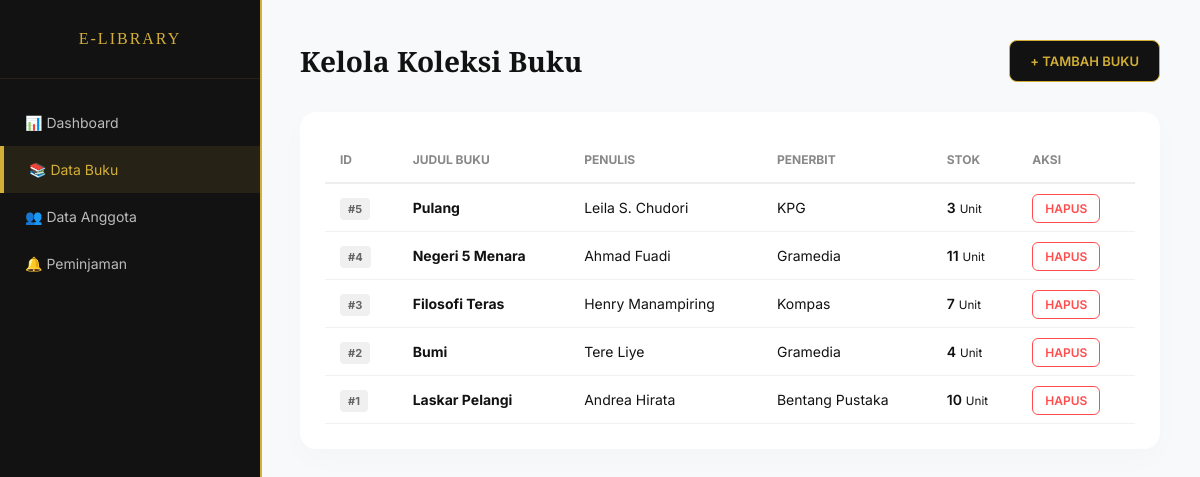
The page /kelola_buku.php (signed in) on the database its author committed.
### tables this page shows
CREATE TABLE `buku` (
  `id_buku` int(11) NOT NULL,
  `judul` varchar(255) NOT NULL,
  `penulis` varchar(100) DEFAULT NULL,
  `penerbit` varchar(100) DEFAULT NULL,
  `stok` int(11) DEFAULT 0
);

### kelola_buku.php (the view, shortened to what this page needs)
<?php
include 'db/koneksi.php';
?>
<!DOCTYPE html>
<html lang="id">
<head>
</head>
<body>
    <div class="sidebar">
        <div class="sidebar-header">E-LIBRARY</div>
        <ul class="sidebar-menu">
            <li><a href="dashboard.php">📊 <span>Dashboard</span></a></li>
            <li class="active"><a href="kelola_buku.php">📚 <span>Data Buku</span></a></li>
            <li><a href="kelola_anggota.php">👥 <span>Data Anggota</span></a></li>
            <li><a href="kelola_peminjaman.php">🔔 <span>Peminjaman</span></a></li>
        </ul>
    </div>
    <div class="main-content">
        <header>
            <h2>Kelola Koleksi Buku</h2>
            <a href="#tambah-buku" class="btn-add">+ TAMBAH BUKU</a>
        </header>
        <div class="table-card">
            <table>
                <thead>
                    <tr>
                        <th>ID</th>
                        <th>Judul Buku</th>
                        <th>Penulis</th>
                        <th>Penerbit</th>
                        <th>Stok</th>
                        <th>Aksi</th>
                    </tr>
                </thead>
                <tbody>
                    <?php
                    $query = mysqli_query($conn, "SELECT * FROM buku ORDER BY id_buku DESC");
                    while($row = mysqli_fetch_assoc($query)) { ?>
                    <tr>
                        <td><span class="badge-id">#<?= $row['id_buku']; ?></span></td>
                        <td><strong><?= $row['judul']; ?></strong></td>
                        <td><?= $row['penulis']; ?></td>
                        <td><?= $row['penerbit']; ?></td>
                        <td><span style="font-weight: 600;"><?= $row['stok']; ?></span> <small>Unit</small></td>
                        <td>
                            <a href="kelola_buku.php?hapus=<?= $row['id_buku']; ?>"
                               class="btn-delete" onclick="return confirm('Hapus buku ini?')">HAPUS</a>
                        </td>
                    </tr>
                    <?php } ?>
                </tbody>
            </table>
        </div>
    </div>
</body>
</html>

### kelola_buku.php (style rules this page uses)
:root { --gold: #D4AF37; --dark: #121212; --white: #ffffff; --gray: #f8f9fa; }
body { font-family: 'Inter', sans-serif; margin: 0; background-color: var(--gray); display: flex; color: var(--dark); }
.sidebar { width: 260px; background: var(--dark); height: 100vh; position: fixed; border-right: 2px solid var(--gold); z-index: 100; }
.sidebar-header { padding: 30px 20px; text-align: center; font-family: 'Playfair Display', serif; color: var(--gold); letter-spacing: 2px; border-bottom: 1px solid rgba(212, 175, 55, 0.1); }
.sidebar-menu { list-style: none; padding: 20px 0; margin: 0; }
.sidebar-menu li a { padding: 15px 25px; display: block; color: #bbb; text-decoration: none; font-size: 14px; transition: 0.3s; }
.sidebar-menu li.active a { background: rgba(212, 175, 55, 0.1); color: var(--gold); border-left: 4px solid var(--gold); }
.main-content { margin-left: 260px; width: calc(100% - 260px); padding: 40px; box-sizing: border-box; }
header { display: flex; justify-content: space-between; align-items: center; margin-bottom: 30px; }
header h2 { font-family: 'Playfair Display', serif; margin: 0; font-size: 28px; }
.btn-add { padding: 12px 20px; background: var(--dark); color: var(--gold); text-decoration: none; border-radius: 8px; font-weight: 600; font-size: 13px; border: 1px solid var(--gold); transition: 0.3s; }
.table-card { background: var(--white); padding: 25px; border-radius: 16px; box-shadow: 0 10px 30px rgba(0,0,0,0.02); overflow-x: auto; }
table { width: 100%; border-collapse: collapse; min-width: 600px; }
table th { text-align: left; padding: 15px; border-bottom: 2px solid #eee; color: #888; font-size: 12px; text-transform: uppercase; }
table td { padding: 15px; border-bottom: 1px solid #f1f1f1; font-size: 14px; }
.badge-id { background: #f0f0f0; color: #666; padding: 4px 8px; border-radius: 4px; font-size: 11px; font-weight: bold; }
.btn-delete { color: #ff4d4d; text-decoration: none; font-weight: 600; font-size: 12px; padding: 6px 12px; border: 1px solid #ff4d4d; border-radius: 6px; transition: 0.3s; }

### rows shown on the page
buku: id_buku "5", judul "Pulang", penulis "Leila S. Chudori", penerbit "KPG", stok "3"
buku: id_buku "4", judul "Negeri 5 Menara", penulis "Ahmad Fuadi", penerbit "Gramedia", stok "11"
buku: id_buku "3", judul "Filosofi Teras", penulis "Henry Manampiring", penerbit "Kompas", stok "7"
buku: id_buku "2", judul "Bumi", penulis "Tere Liye", penerbit "Gramedia", stok "4"
buku: id_buku "1", judul "Laskar Pelangi", penulis "Andrea Hirata", penerbit "Bentang Pustaka", stok "10"
